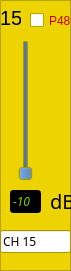
   <widget class="QFrame" name="frame_15">
    <property name="geometry">
     <rect>
      <x>420</x>
      <y>300</y>
      <width>71</width>
      <height>271</height>
     </rect>
    </property>
    <property name="palette">
     <palette>
      <active>
       <colorrole role="Base">
        <brush brushstyle="SolidPattern">
         <color alpha="255">
          <red>255</red>
          <green>255</green>
          <blue>255</blue>
         </color>
        </brush>
       </colorrole>
       <colorrole role="Window">
        <brush brushstyle="SolidPattern">
         <color alpha="255">
          <red>237</red>
          <green>212</green>
          <blue>0</blue>
         </color>
        </brush>
       </colorrole>
      </active>
      <inactive>
       <colorrole role="Base">
        <brush brushstyle="SolidPattern">
         <color alpha="255">
          <red>255</red>
          <green>255</green>
          <blue>255</blue>
         </color>
        </brush>
       </colorrole>
       <colorrole role="Window">
        <brush brushstyle="SolidPattern">
         <color alpha="255">
          <red>237</red>
          <green>212</green>
          <blue>0</blue>
         </color>
        </brush>
       </colorrole>
      </inactive>
      <disabled>
       <colorrole role="Base">
        <brush brushstyle="SolidPattern">
         <color alpha="255">
          <red>237</red>
          <green>212</green>
          <blue>0</blue>
         </color>
        </brush>
       </colorrole>
       <colorrole role="Window">
        <brush brushstyle="SolidPattern">
         <color alpha="255">
          <red>237</red>
          <green>212</green>
          <blue>0</blue>
         </color>
        </brush>
       </colorrole>
      </disabled>
     </palette>
    </property>
    <property name="autoFillBackground">
     <bool>true</bool>
    </property>
    <property name="frameShape">
     <enum>QFrame::StyledPanel</enum>
    </property>
    <property name="frameShadow">
     <enum>QFrame::Raised</enum>
    </property>
    <widget class="QLabel" name="label_35">
     <property name="geometry">
      <rect>
       <x>0</x>
       <y>10</y>
       <width>21</width>
       <height>16</height>
      </rect>
     </property>
     <property name="font">
      <font>
       <pointsize>15</pointsize>
      </font>
     </property>
     <property name="text">
      <string>15</string>
     </property>
    </widget>
    <widget class="QSlider" name="g_ch_15">
     <property name="geometry">
      <rect>
       <x>10</x>
       <y>40</y>
       <width>31</width>
       <height>141</height>
      </rect>
     </property>
     <property name="palette">
      <palette>
       <active>
        <colorrole role="Button">
         <brush brushstyle="SolidPattern">
          <color alpha="255">
           <red>52</red>
           <green>101</green>
           <blue>164</blue>
          </color>
         </brush>
        </colorrole>
       </active>
       <inactive>
        <colorrole role="Button">
         <brush brushstyle="SolidPattern">
          <color alpha="255">
           <red>52</red>
           <green>101</green>
           <blue>164</blue>
          </color>
         </brush>
        </colorrole>
       </inactive>
       <disabled>
        <colorrole role="Button">
         <brush brushstyle="SolidPattern">
          <color alpha="255">
           <red>52</red>
           <green>101</green>
           <blue>164</blue>
          </color>
         </brush>
        </colorrole>
       </disabled>
      </palette>
     </property>
     <property name="minimum">
      <number>0</number>
     </property>
     <property name="maximum">
      <number>12</number>
     </property>
     <property name="singleStep">
      <number>1</number>
     </property>
     <property name="pageStep">
      <number>1</number>
     </property>
     <property name="value">
      <number>0</number>
     </property>
     <property name="orientation">
      <enum>Qt::Vertical</enum>
     </property>
     <property name="tickInterval">
      <number>6</number>
     </property>
    </widget>
    <widget class="QCheckBox" name="p48_15">
     <property name="geometry">
      <rect>
       <x>30</x>
       <y>10</y>
       <width>41</width>
       <height>21</height>
      </rect>
     </property>
     <property name="palette">
      <palette>
       <active>
        <colorrole role="WindowText">
         <brush brushstyle="SolidPattern">
          <color alpha="255">
           <red>204</red>
           <green>0</green>
           <blue>0</blue>
          </color>
         </brush>
        </colorrole>
       </active>
       <inactive>
        <colorrole role="WindowText">
         <brush brushstyle="SolidPattern">
          <color alpha="255">
           <red>204</red>
           <green>0</green>
           <blue>0</blue>
          </color>
         </brush>
        </colorrole>
       </inactive>
       <disabled>
        <colorrole role="WindowText">
         <brush brushstyle="SolidPattern">
          <color alpha="255">
           <red>190</red>
           <green>190</green>
           <blue>190</blue>
          </color>
         </brush>
        </colorrole>
       </disabled>
      </palette>
     </property>
     <property name="text">
      <string>P48</string>
     </property>
    </widget>
    <widget class="QLineEdit" name="d_ch_15">
     <property name="enabled">
      <bool>false</bool>
     </property>
     <property name="geometry">
      <rect>
       <x>10</x>
       <y>190</y>
       <width>31</width>
       <height>23</height>
      </rect>
     </property>
     <property name="palette">
      <palette>
       <active>
        <colorrole role="WindowText">
         <brush brushstyle="SolidPattern">
          <color alpha="255">
           <red>0</red>
           <green>0</green>
           <blue>0</blue>
          </color>
         </brush>
        </colorrole>
        <colorrole role="Light">
         <brush brushstyle="SolidPattern">
          <color alpha="255">
           <red>255</red>
           <green>255</green>
           <blue>255</blue>
          </color>
         </brush>
        </colorrole>
        <colorrole role="Dark">
         <brush brushstyle="SolidPattern">
          <color alpha="255">
           <red>115</red>
           <green>210</green>
           <blue>22</blue>
          </color>
         </brush>
        </colorrole>
        <colorrole role="Text">
         <brush brushstyle="SolidPattern">
          <color alpha="255">
           <red>0</red>
           <green>0</green>
           <blue>0</blue>
          </color>
         </brush>
        </colorrole>
        <colorrole role="ButtonText">
         <brush brushstyle="SolidPattern">
          <color alpha="255">
           <red>0</red>
           <green>0</green>
           <blue>0</blue>
          </color>
         </brush>
        </colorrole>
        <colorrole role="Base">
         <brush brushstyle="SolidPattern">
          <color alpha="255">
           <red>0</red>
           <green>0</green>
           <blue>0</blue>
          </color>
         </brush>
        </colorrole>
        <colorrole role="Window">
         <brush brushstyle="SolidPattern">
          <color alpha="255">
           <red>0</red>
           <green>0</green>
           <blue>0</blue>
          </color>
         </brush>
        </colorrole>
       </active>
       <inactive>
        <colorrole role="WindowText">
         <brush brushstyle="SolidPattern">
          <color alpha="255">
           <red>0</red>
           <green>0</green>
           <blue>0</blue>
          </color>
         </brush>
        </colorrole>
        <colorrole role="Light">
         <brush brushstyle="SolidPattern">
          <color alpha="255">
           <red>255</red>
           <green>255</green>
           <blue>255</blue>
          </color>
         </brush>
        </colorrole>
        <colorrole role="Dark">
         <brush brushstyle="SolidPattern">
          <color alpha="255">
           <red>115</red>
           <green>210</green>
           <blue>22</blue>
          </color>
         </brush>
        </colorrole>
        <colorrole role="Text">
         <brush brushstyle="SolidPattern">
          <color alpha="255">
           <red>0</red>
           <green>0</green>
           <blue>0</blue>
          </color>
         </brush>
        </colorrole>
        <colorrole role="ButtonText">
         <brush brushstyle="SolidPattern">
          <color alpha="255">
           <red>0</red>
           <green>0</green>
           <blue>0</blue>
          </color>
         </brush>
        </colorrole>
        <colorrole role="Base">
         <brush brushstyle="SolidPattern">
          <color alpha="255">
           <red>0</red>
           <green>0</green>
           <blue>0</blue>
          </color>
         </brush>
        </colorrole>
        <colorrole role="Window">
         <brush brushstyle="SolidPattern">
          <color alpha="255">
           <red>0</red>
           <green>0</green>
           <blue>0</blue>
          </color>
         </brush>
        </colorrole>
       </inactive>
       <disabled>
        <colorrole role="WindowText">
         <brush brushstyle="SolidPattern">
          <color alpha="255">
           <red>115</red>
           <green>210</green>
           <blue>22</blue>
          </color>
         </brush>
        </colorrole>
        <colorrole role="Light">
         <brush brushstyle="SolidPattern">
          <color alpha="255">
           <red>255</red>
           <green>255</green>
           <blue>255</blue>
          </color>
         </brush>
        </colorrole>
        <colorrole role="Dark">
         <brush brushstyle="SolidPattern">
          <color alpha="255">
           <red>115</red>
           <green>210</green>
           <blue>22</blue>
          </color>
         </brush>
        </colorrole>
        <colorrole role="Text">
         <brush brushstyle="SolidPattern">
          <color alpha="255">
           <red>115</red>
           <green>210</green>
           <blue>22</blue>
          </color>
         </brush>
        </colorrole>
        <colorrole role="ButtonText">
         <brush brushstyle="SolidPattern">
          <color alpha="255">
           <red>115</red>
           <green>210</green>
           <blue>22</blue>
          </color>
         </brush>
        </colorrole>
        <colorrole role="Base">
         <brush brushstyle="SolidPattern">
          <color alpha="255">
           <red>0</red>
           <green>0</green>
           <blue>0</blue>
          </color>
         </brush>
        </colorrole>
        <colorrole role="Window">
         <brush brushstyle="SolidPattern">
          <color alpha="255">
           <red>0</red>
           <green>0</green>
           <blue>0</blue>
          </color>
         </brush>
        </colorrole>
       </disabled>
      </palette>
     </property>
     <property name="font">
      <font>
       <family>Clean</family>
       <italic>true</italic>
      </font>
     </property>
     <property name="text">
      <string>-10</string>
     </property>
    </widget>
    <widget class="QLabel" name="label_36">
     <property name="geometry">
      <rect>
       <x>50</x>
       <y>190</y>
       <width>21</width>
       <height>21</height>
      </rect>
     </property>
     <property name="font">
      <font>
       <family>Clean</family>
       <pointsize>15</pointsize>
      </font>
     </property>
     <property name="text">
      <string>dB</string>
     </property>
    </widget>
    <widget class="QLineEdit" name="lineEdit_15">
     <property name="geometry">
      <rect>
       <x>0</x>
       <y>230</y>
       <width>71</width>
       <height>23</height>
      </rect>
     </property>
     <property name="font">
      <font>
       <family>Clean</family>
      </font>
     </property>
     <property name="text">
      <string>CH 15</string>
     </property>
    </widget>
   </widget>
